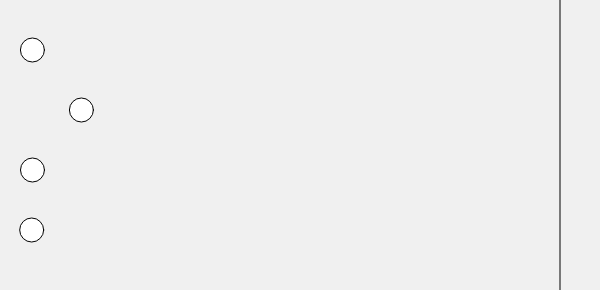
Frame 1 (no input)
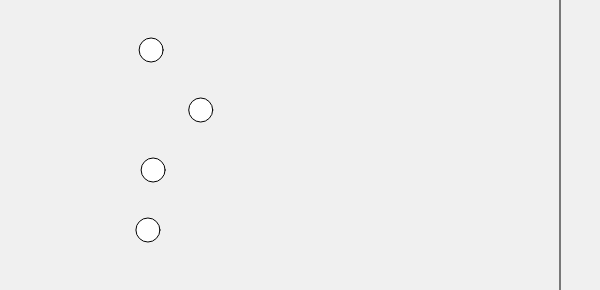
Frame 60 (no input)
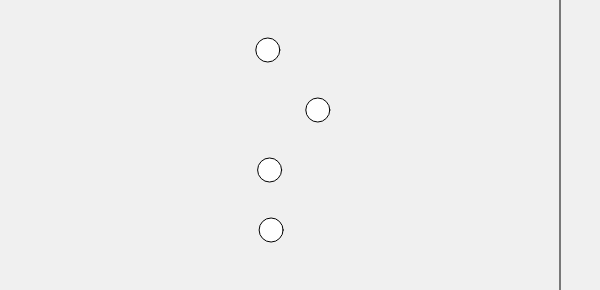
Frame 120 (the mouse pressed at the canvas centre since frame 60)

The p5.js sketch that drew these frames (run headless with seeded random() and noise() and a simulated clock; from frame 60 on, the mouse is pressed at the canvas centre):

// p5.js sketch
// ── sketch.js
let racerXs = [30, 80, 30, 30];
let startY = 50;
let yStep = 60;
let finishX = 560;
let speedX = 0;
let speedY = 0;


function setup() {
  createCanvas(600, startY + yStep * racerXs.length);
}

function draw() {
  background(240);
  line(finishX, 0, finishX, height);
  for (let i = 0; i < racerXs.length; i++) {
    let y = startY + yStep * i;
    if (racerXs[i] < finishX) {
      racerXs[i] += random(speedX = 1, speedY = 3);
    if (mouseButton.left) {
      speedX = 50;
      speedY = 50;
    }
    }
    circle(racerXs[i], y, 24);
  }
}
